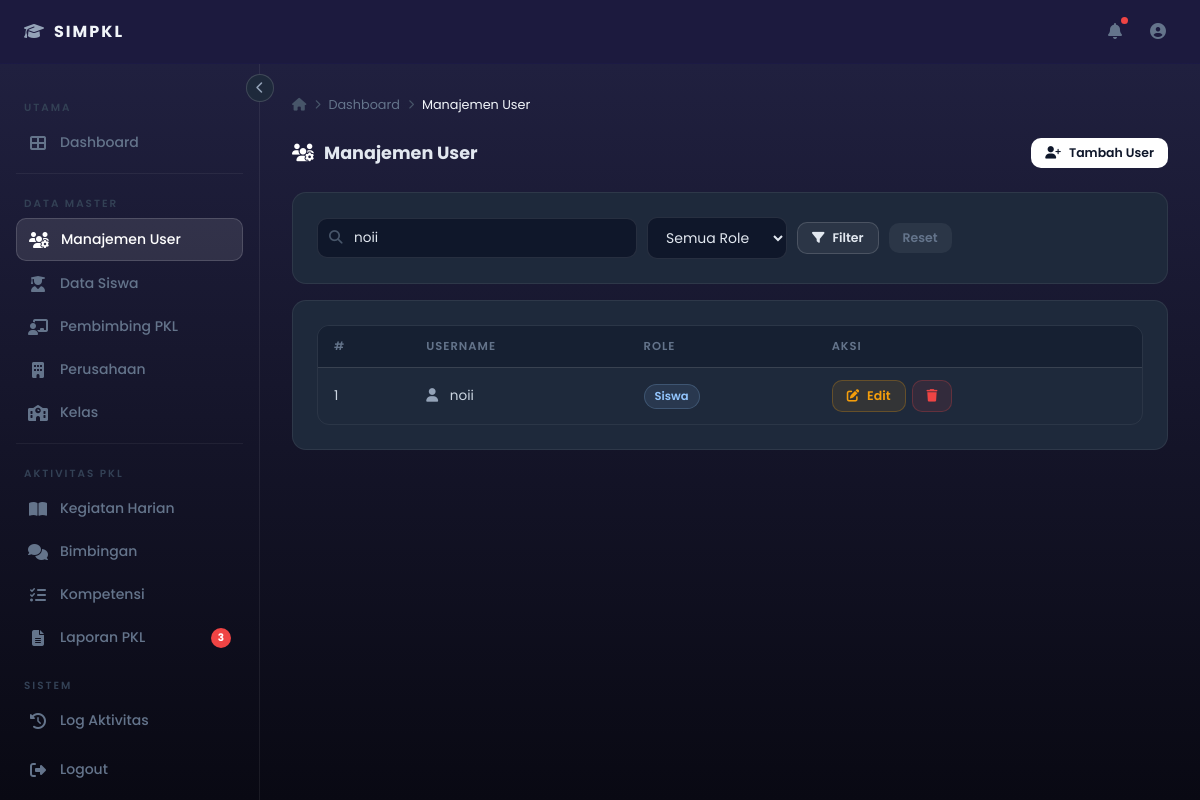
The app's page /admin-users.php?s=noii (signed in), older data.
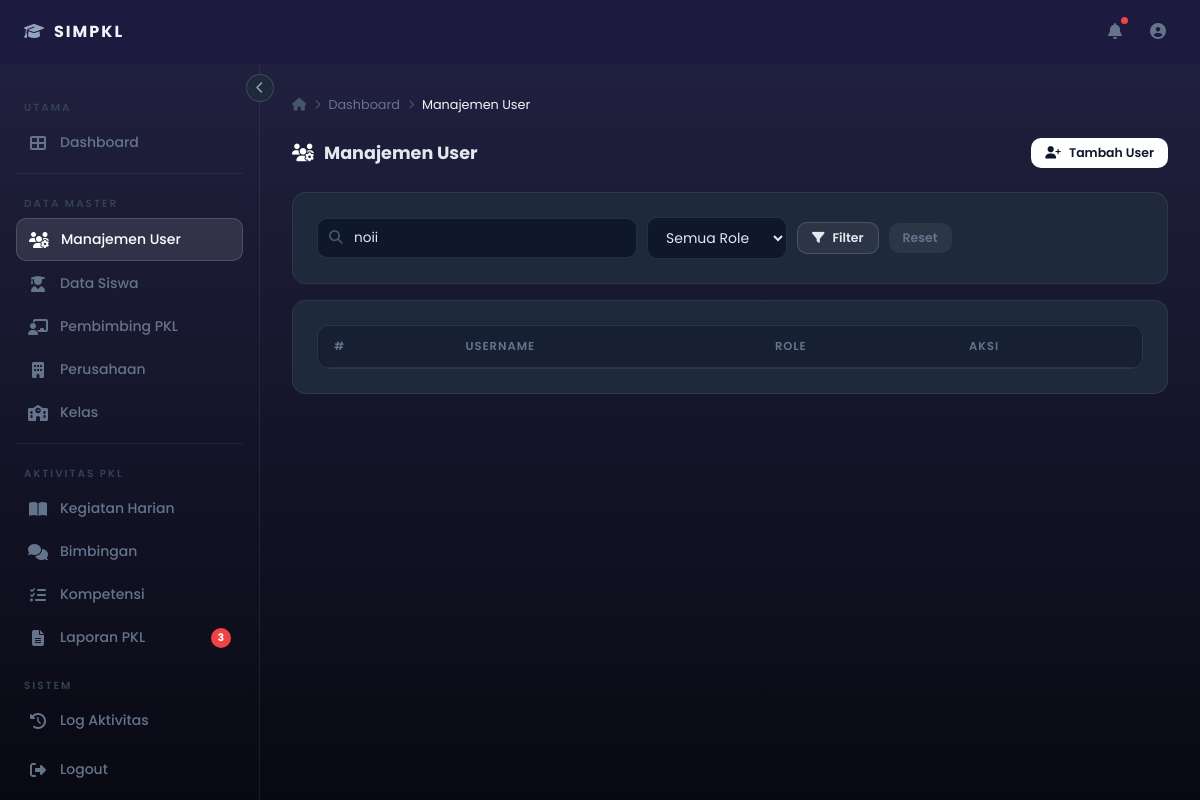
The same page, newer data.
### tables this page shows
CREATE TABLE `users` (
  `id_users` int(11) NOT NULL,
  `username` varchar(100) NOT NULL,
  `password` varchar(255) NOT NULL,
  `role` enum('admin','siswa','pembimbing','wakasek') NOT NULL DEFAULT 'siswa',
  `created_at` timestamp NOT NULL DEFAULT current_timestamp(),
  `is_deleted` tinyint(1) NOT NULL DEFAULT 0
);

### config.php (called while the page is built, shortened)
<?php
$conn = mysqli_connect(DB_HOST, DB_USER, DB_PASS, DB_NAME);
mysqli_set_charset($conn, 'utf8mb4');
function clean($data) {
    global $conn;
    return mysqli_real_escape_string($conn, trim(htmlspecialchars($data)));
}
?>

### admin-users.php (the view, shortened to what this page needs)
<?php
include "config.php";
$search = clean($_GET['s'] ?? '');
$where  = "WHERE is_deleted = 0";
if ($search) $where .= " AND username LIKE '%$search%'";
$rows = mysqli_query($conn, "SELECT * FROM users $where ORDER BY id_users DESC");
include '_header_admin.php';
?>
<div class="page-header">
  <h2><i class="fas fa-users-cog"></i> Manajemen User</h2>
  <button class="btn btn-primary btn-sm" onclick="openModal()">
    <i class="fas fa-user-plus"></i> Tambah User
  </button>
</div>
<div class="card" style="margin-bottom:16px;">
  <form method="GET" style="display:flex;gap:10px;flex-wrap:wrap;align-items:center;">
    <div class="search-bar"><i class="fas fa-search"></i>
      <input type="text" name="s" placeholder="Cari username..." value="<?php echo htmlspecialchars($search);?>"/>
    </div>
    <select name="role" class="form-control" style="width:auto;padding:9px 14px;">
      <option value="">Semua Role</option>
    </select>
    <button type="submit" class="btn btn-secondary btn-sm"><i class="fas fa-filter"></i> Filter</button>
    <a href="admin-users.php" class="btn btn-sm" style="background:rgba(255,255,255,.06);color:#64748b;">Reset</a>
  </form>
</div>
<div class="card">
  <div class="table-wrapper">
    <table>
      <thead>
        <tr><th>#</th><th>Username</th><th>Role</th><th>Aksi</th></tr>
      </thead>
      <tbody>
      <?php $no=1; while($r=mysqli_fetch_assoc($rows)): ?>
      <tr>
        <td><?php echo $no++;?></td>
        <td><i class="fas fa-user" style="color:#94a3b8;margin-right:8px;"></i>
          <?php echo htmlspecialchars($r['username']);?></td>
        <td><?php
          $map = ['admin'=>'pill-white','siswa'=>'pill-blue','pembimbing'=>'pill-yellow','wakasek'=>'pill-purple'];
          $cls = $map[$r['role']] ?? 'pill-white';
          echo "<span class='pill {$cls}'>".ucfirst($r['role'])."</span>";
        ?></td>
        <td style="display:flex;gap:6px;">
          <button class="btn btn-warning btn-sm"
            onclick="editUser(<?php echo $r['id_users'].',\''.htmlspecialchars($r['username']).'\',\''.$r['role'].'\'';?>)">
            <i class="fas fa-edit"></i> Edit
          </button>
          <?php if ($r['id_users'] != $_SESSION['user']['id_user']): ?>
          <a href="user_aksi.php?hapus=<?php echo $r['id_users'];?>" class="btn btn-danger btn-sm"
             onclick="return confirm('Yakin hapus user ini dari tampilan?')">
            <i class="fas fa-trash"></i>
          </a>
          <?php endif;?>
        </td>
      </tr>
      <?php endwhile;?>
      </tbody>
    </table>
  </div>
</div>
<?php include '_footer_admin.php'; ?>

Row changes from the older to the newer data that the page shows:
no longer on this page (row edited): users: username "noii", role "Siswa"
